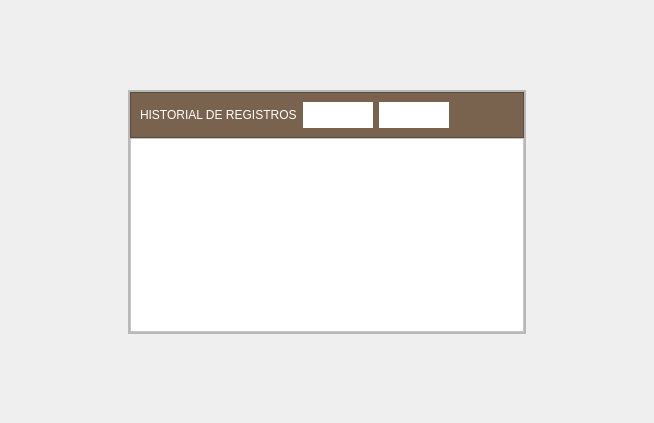
<?xml version="1.0" encoding="UTF-8"?>
<ui version="4.0">
 <class>No_task</class>
 <widget class="QWidget" name="No_task">
  <property name="geometry">
   <rect>
    <x>0</x>
    <y>0</y>
    <width>654</width>
    <height>423</height>
   </rect>
  </property>
  <property name="windowTitle">
   <string>Form</string>
  </property>
  <layout class="QVBoxLayout" name="verticalLayout_4">
   <property name="leftMargin">
    <number>0</number>
   </property>
   <property name="topMargin">
    <number>0</number>
   </property>
   <property name="rightMargin">
    <number>0</number>
   </property>
   <property name="bottomMargin">
    <number>0</number>
   </property>
   <item>
    <spacer name="verticalSpacer">
     <property name="orientation">
      <enum>Qt::Vertical</enum>
     </property>
     <property name="sizeHint" stdset="0">
      <size>
       <width>20</width>
       <height>82</height>
      </size>
     </property>
    </spacer>
   </item>
   <item>
    <layout class="QHBoxLayout" name="horizontalLayout_2">
     <item>
      <spacer name="horizontalSpacer_2">
       <property name="orientation">
        <enum>Qt::Horizontal</enum>
       </property>
       <property name="sizeHint" stdset="0">
        <size>
         <width>40</width>
         <height>20</height>
        </size>
       </property>
      </spacer>
     </item>
     <item>
      <widget class="QFrame" name="frame_4">
       <property name="frameShape">
        <enum>QFrame::StyledPanel</enum>
       </property>
       <property name="frameShadow">
        <enum>QFrame::Raised</enum>
       </property>
       <layout class="QVBoxLayout" name="verticalLayout_3">
        <property name="leftMargin">
         <number>0</number>
        </property>
        <property name="topMargin">
         <number>0</number>
        </property>
        <property name="rightMargin">
         <number>0</number>
        </property>
        <property name="bottomMargin">
         <number>0</number>
        </property>
        <item>
         <widget class="QFrame" name="frame_3">
          <property name="frameShape">
           <enum>QFrame::StyledPanel</enum>
          </property>
          <property name="frameShadow">
           <enum>QFrame::Raised</enum>
          </property>
          <layout class="QVBoxLayout" name="verticalLayout_2">
           <property name="spacing">
            <number>0</number>
           </property>
           <property name="leftMargin">
            <number>0</number>
           </property>
           <property name="topMargin">
            <number>0</number>
           </property>
           <property name="rightMargin">
            <number>0</number>
           </property>
           <property name="bottomMargin">
            <number>0</number>
           </property>
           <item>
            <widget class="QFrame" name="frame_2">
             <property name="styleSheet">
              <string notr="true">background-color:#79634E;</string>
             </property>
             <property name="frameShape">
              <enum>QFrame::StyledPanel</enum>
             </property>
             <property name="frameShadow">
              <enum>QFrame::Raised</enum>
             </property>
             <layout class="QHBoxLayout" name="horizontalLayout">
              <item>
               <widget class="QLabel" name="label_9">
                <property name="styleSheet">
                 <string notr="true">font: 10pt &quot;MS Shell Dlg 2&quot;;
color: white;</string>
                </property>
                <property name="text">
                 <string>HISTORIAL DE REGISTROS</string>
                </property>
               </widget>
              </item>
              <item>
               <widget class="QComboBox" name="b_Box">
                <property name="styleSheet">
                 <string notr="true">QComboBox::drop-down  {
	border:0px;
}

QComboBox{
	background-color:white;
	color: #294D39;
	border-style:outset;
	font: 10pt &quot;MS Shell Dlg 2&quot;;
	padding:5px;	
	min-height:1.5em;
}

QListView{
	background-color:white;
	border-style:outset;
	color:#294D39;
	font: 10pt &quot;MS Shell Dlg 2&quot;;
	padding:5px;
}

</string>
                </property>
               </widget>
              </item>
              <item>
               <widget class="QComboBox" name="pages">
                <property name="styleSheet">
                 <string notr="true">QComboBox::drop-down  {
	border:0px;
}

QComboBox{
	background-color:white;
	color: #294D39;
	border-style:outset;
	font: 10pt &quot;MS Shell Dlg 2&quot;;
	padding:5px;	
	min-height:1.5em;
}

QListView{
	background-color:white;
	border-style:outset;
	color:#294D39;
	font: 10pt &quot;MS Shell Dlg 2&quot;;
	padding:5px;
}

</string>
                </property>
               </widget>
              </item>
              <item>
               <spacer name="horizontalSpacer">
                <property name="orientation">
                 <enum>Qt::Horizontal</enum>
                </property>
                <property name="sizeHint" stdset="0">
                 <size>
                  <width>65</width>
                  <height>8</height>
                 </size>
                </property>
               </spacer>
              </item>
             </layout>
            </widget>
           </item>
           <item>
            <widget class="QFrame" name="frame">
             <property name="styleSheet">
              <string notr="true">background-color:white;</string>
             </property>
             <property name="frameShape">
              <enum>QFrame::StyledPanel</enum>
             </property>
             <property name="frameShadow">
              <enum>QFrame::Raised</enum>
             </property>
             <layout class="QVBoxLayout" name="verticalLayout">
              <property name="spacing">
               <number>0</number>
              </property>
              <property name="leftMargin">
               <number>0</number>
              </property>
              <property name="topMargin">
               <number>0</number>
              </property>
              <property name="rightMargin">
               <number>0</number>
              </property>
              <property name="bottomMargin">
               <number>0</number>
              </property>
              <item>
               <widget class="QTableWidget" name="tabla_general">
                <property name="styleSheet">
                 <string notr="true">QTableWidget{
border-top: 2.5px solid white;
border-bottom: 2.5px solid white;
border-right: 2.5px solid white;
border-left: 2.5px solid white;
font: 10pt &quot;MS Shell Dlg 2&quot;;
color: #294D39;
}

QTableWidget::item{ 
	selection-background-color: #B6B6B6;
}

QHeaderView::section {
    background-color: #F2F2F2;
	border: 1px solid white;
	font: 10pt &quot;MS Shell Dlg 2&quot;;
	color: #294D39;
	border-style:outset;
	padding:0;
    height: 2em;
}</string>
                </property>
                <property name="horizontalScrollBarPolicy">
                 <enum>Qt::ScrollBarAlwaysOff</enum>
                </property>
                <property name="editTriggers">
                 <set>QAbstractItemView::NoEditTriggers</set>
                </property>
                <attribute name="verticalHeaderVisible">
                 <bool>false</bool>
                </attribute>
               </widget>
              </item>
             </layout>
            </widget>
           </item>
          </layout>
         </widget>
        </item>
       </layout>
      </widget>
     </item>
     <item>
      <spacer name="horizontalSpacer_3">
       <property name="orientation">
        <enum>Qt::Horizontal</enum>
       </property>
       <property name="sizeHint" stdset="0">
        <size>
         <width>40</width>
         <height>20</height>
        </size>
       </property>
      </spacer>
     </item>
    </layout>
   </item>
   <item>
    <spacer name="verticalSpacer_2">
     <property name="orientation">
      <enum>Qt::Vertical</enum>
     </property>
     <property name="sizeHint" stdset="0">
      <size>
       <width>20</width>
       <height>82</height>
      </size>
     </property>
    </spacer>
   </item>
  </layout>
 </widget>
 <resources/>
 <connections/>
</ui>
